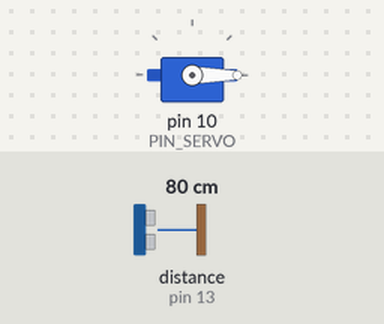
Bench run of a sketch on a simulated Arduino Uno, built with avr-gcc and run on an emulated ATmega328P. Shown: servo. Wiring (inferred from the names in the program): ultrasonic range finder: trigger pin 12; echo pin 13. Inputs (shaded band) come from the test bench; at power-on: distance to the obstacle (sensor on pin 13) 80 cm. The echo pulse lasts 58.3 µs per cm.

Above: at 1.7 s.
1.8 s: distance to the obstacle (sensor on pin 13) set to 23 cm
3.3 s: distance to the obstacle (sensor on pin 13) set to 19 cm
At 4.82 s:
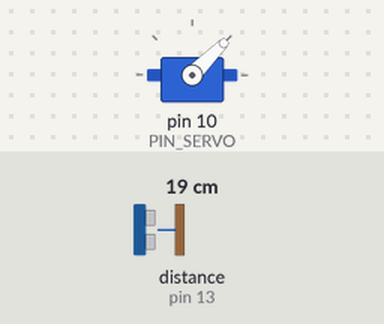
At 6.7 s:
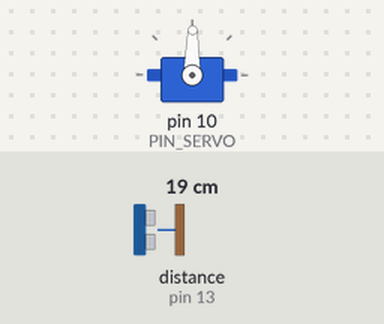
Timing chart, 0 to 8.2 s (numbered marks = the images above; inputs shaded):
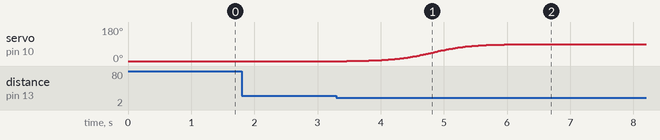

The sketch:

GeLu.ino
```cpp
#include <Servo.h>
#include <math.h>

#define PIN_TRIG 12
#define PIN_ECHO 13
#define PIN_SERVO 10

Servo myServo;

unsigned long MOVING_TIME = 3000;  // 서보 이동 시간 (ms)
int startAngle = 0;
int stopAngle  = 90;
int currentAngle = startAngle;
bool isCarDetected = false;
#define DIST_THRESHOLD 20.0  // cm

// 함수 선언
float getDistance();
float tanhEase(float t);  // tanh 기반 easing

void setup() {
  myServo.attach(PIN_SERVO);
  pinMode(PIN_TRIG, OUTPUT);
  pinMode(PIN_ECHO, INPUT);

  myServo.write(startAngle);
  delay(500);
}

void loop() {
  float distance = getDistance();

  // 차량 접근 시 (서보 상승)
  if (distance < DIST_THRESHOLD && !isCarDetected) {
    unsigned long moveStart = millis();
    while (millis() - moveStart <= MOVING_TIME) {
      float progress = float(millis() - moveStart) / MOVING_TIME;  // 0~1
      float rate = tanhEase(progress);  // 부드러운 easing
      currentAngle = startAngle + rate * (stopAngle - startAngle);
      myServo.write(currentAngle);
      delay(20);
    }
    isCarDetected = true;
  }

  // 차량 통과 후 (서보 하강)
  if (distance > DIST_THRESHOLD + 10 && isCarDetected) {
    unsigned long moveStart = millis();
    while (millis() - moveStart <= MOVING_TIME) {
      float progress = float(millis() - moveStart) / MOVING_TIME;  // 0~1
      float rate = tanhEase(progress);
      currentAngle = stopAngle - rate * (stopAngle - startAngle);
      myServo.write(currentAngle);
      delay(20);
    }
    isCarDetected = false;
  }
}

// tanh 기반 easing 함수
float tanhEase(float t) {
  // t: 0~1 → 중앙부에서 부드러운 기울기
  float x = (t - 0.5) * 5.0;      // 중앙부 확대, 스케일링
  return 0.5 * (tanh(x) + 1.0);   // -1~1 → 0~1 범위로 변환
}

// 초음파 거리 측정 함수
float getDistance() {
  digitalWrite(PIN_TRIG, LOW);
  delayMicroseconds(2);
  digitalWrite(PIN_TRIG, HIGH);
  delayMicroseconds(10);
  digitalWrite(PIN_TRIG, LOW);

  long duration = pulseIn(PIN_ECHO, HIGH);
  return duration * 0.0343 / 2.0;  // cm 단위 변환
}
```

Measured:
- the behaviour switches between 21 and 20 cm on distance to the obstacle (sensor on pin 13) (found by bisection; images 0 and 1)
- after the input at 1.8 s, every drawn part: stays the same
- after the input at 3.3 s, servo on pin 10 (PIN_SERVO): moves from 0° to 89° over 2.7 s, starting after 0.17 s
